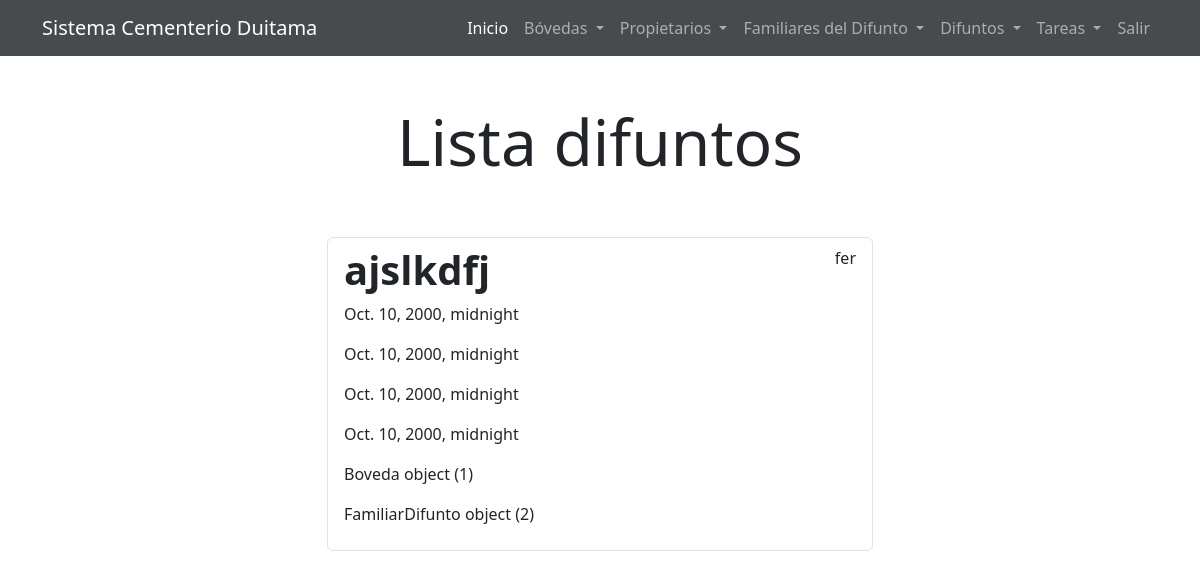
/difunto/ (signed in), run on an earlier commit of the app's database.
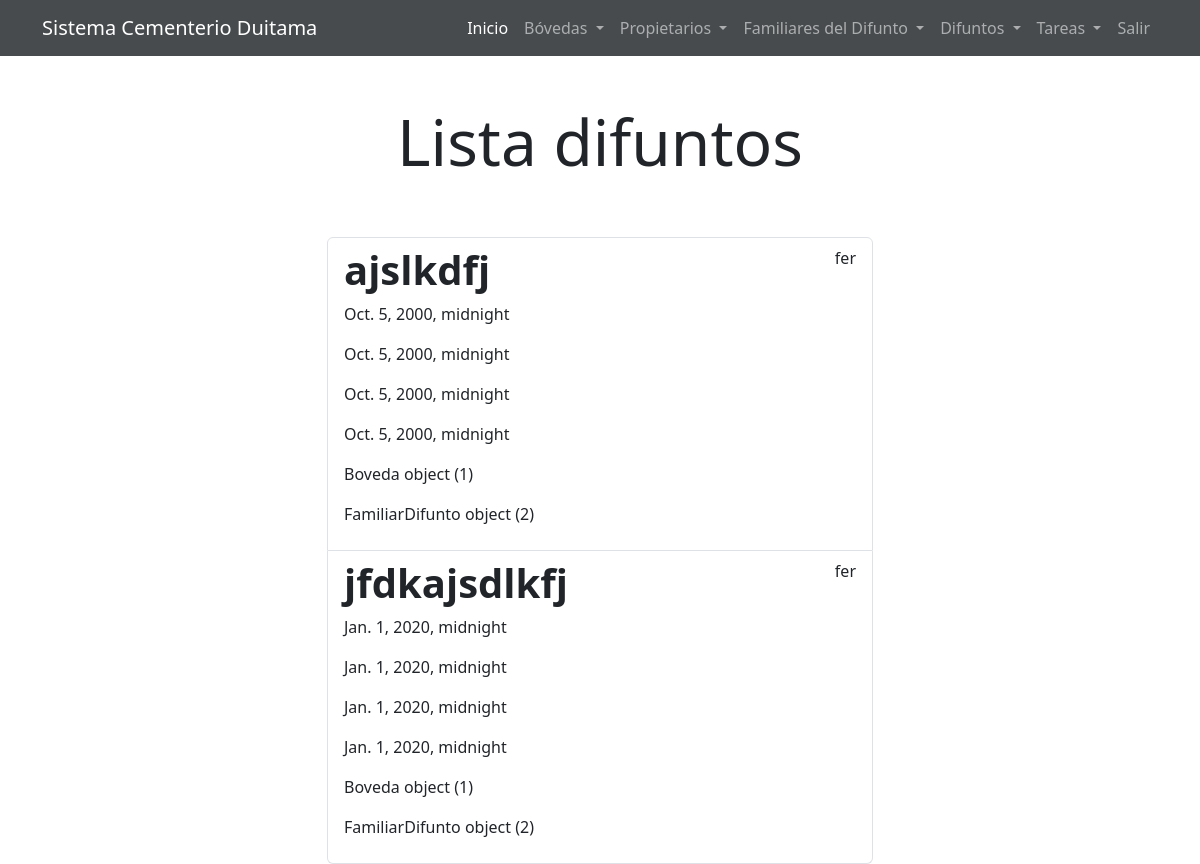
And on a later commit of the database.
### tasks/models.py (models this page shows)
class Difunto(models.Model):
    nombresCompletos = models.CharField(max_length=100)
    fechaNacimiento = models.DateTimeField()
    fechaDefuncion = models.DateTimeField()
    fechaDejoEnBoveda = models.DateTimeField()
    fechaFinAlquiler = models.DateTimeField(null=True, blank=True)
    idBoveda = models.ForeignKey(Boveda, on_delete=models.CASCADE)
    idFamiliar = models.ForeignKey(FamiliarDifunto, on_delete=models.CASCADE)
    user = models.ForeignKey(User, on_delete=models.CASCADE)

class Boveda(models.Model):
    ubicacion = models.CharField(max_length=100)
    estado = models.CharField(max_length=100)
    idPropietario = models.ForeignKey(Propietario, on_delete=models.CASCADE)
    user = models.ForeignKey(
        User, on_delete=models.CASCADE, null=True, blank=True)

class FamiliarDifunto(models.Model):
    nombresCompletos = models.CharField(max_length=100)
    telefono = models.CharField(max_length=100)
    telefonoAuxiliar = models.CharField(max_length=100, blank=True)
    direccion = models.CharField(max_length=100)
    ciudad = models.CharField(max_length=100)
    user = models.ForeignKey(User, on_delete=models.CASCADE)

### tasks/views.py (the view)
# urls.py: path('difunto/', views.difuntos, name='difuntos'),
@login_required
def difuntos(request):
    difuntos = Difunto.objects.filter(user=request.user)
    return render(request, 'difuntos.html', {'difuntos': difuntos})

### tasks/templates/difuntos.html
{% extends 'base.html' %}
{% block content %}
<main class="container">
    <div class="row">
        <div class="col-md-6 offset-md-3">
            <h1 class="text-center display-3 py-5">Lista difuntos</h1>
            <ul class="list-group">
                {% for difunto in difuntos%}
                <a href="{% url 'difunto_detail' difunto.id %}" class="list-group-item">
                    <header class="d-flex justify-content-between">
                        <h1 class="fw-bold">{{difunto.nombresCompletos}}</h1>
                        <p>{{difunto.user.username}}</p>
                    </header>
                    <p>{{difunto.fechaNacimiento}}</p>
                    <p>{{difunto.fechaDefuncion}}</p>
                    <p>{{difunto.fechaDejoEnBoveda}}</p>
                    <p>{{difunto.fechaFinAlquiler}}</p>
                    <p>{{difunto.idBoveda}}</p>
                    <p>{{difunto.idFamiliar}}</p>
                </a>
                {% endfor %}
            </ul>
        </div>
    </div>
</main>
{% endblock %}

### tasks/templates/base.html (shortened to what this page needs)
<!DOCTYPE html>
<html lang="en">
<head>
    <link href="https://cdn.jsdelivr.net/npm/bootstrap@5.3.0-alpha3/dist/css/bootstrap.min.css" rel="stylesheet">
    <link href="https://getbootstrap.com/docs/5.3/assets/css/docs.css" rel="stylesheet">
</head>
<body>
    <nav style="background-color: #474b4e;" class="navbar navbar-expand-lg navbar-dark">
        <div class="container">
            <a class="navbar-brand" href="/">Sistema Cementerio Duitama</a>
            <div class="collapse navbar-collapse" id="navbarNavDropdown">
                <ul class="navbar-nav ms-auto">
                    <li class="nav-item">
                        <a href="/" class="nav-link active">Inicio</a>
                    </li>
                    {% if user.is_authenticated %}
                    <li class="nav-item dropdown">
                        <a class="nav-link dropdown-toggle" href="#" role="button" data-bs-toggle="dropdown"
                            aria-expanded="false">
                            Bóvedas
                        </a>
                    </li>
                    <li class="nav-item dropdown">
                        <a class="nav-link dropdown-toggle" href="#" role="button" data-bs-toggle="dropdown"
                            aria-expanded="false">
                            Propietarios
                        </a>
                    </li>
                    <li class="nav-item dropdown">
                        <a class="nav-link dropdown-toggle" href="#" role="button" data-bs-toggle="dropdown"
                            aria-expanded="false">
                            Familiares del Difunto
                        </a>
                    </li>
                    <li class="nav-item dropdown">
                        <a class="nav-link dropdown-toggle" href="#" role="button" data-bs-toggle="dropdown"
                            aria-expanded="false">
                            Difuntos
                        </a>
                    </li>
                    <li class="nav-item dropdown">
                        <a class="nav-link dropdown-toggle" href="#" role="button" data-bs-toggle="dropdown"
                            aria-expanded="false">
                            Tareas
                        </a>
                    </li>
                    <li class="nav-item">
                        <a href="/logout" class="nav-link">Salir</a>
                    </li>
                    {% endif %}
                </ul>
            </div>
        </div>
    </nav>
    {% block content %}
    {% endblock %}
</body>
</html>

What changed in the data, as far as the page shows it:
changed Difunto "ajslkdfj": fechaNacimiento "Oct. 10, 2000, midnight" → "Oct. 5, 2000, midnight"; fechaDefuncion "Oct. 10, 2000, midnight" → "Oct. 5, 2000, midnight"; fechaDejoEnBoveda "Oct. 10, 2000, midnight" → "Oct. 5, 2000, midnight"; fechaFinAlquiler "Oct. 10, 2000, midnight" → "Oct. 5, 2000, midnight"
added Difunto: nombresCompletos "jfdkajsdlkfj", user.username "fer", fechaNacimiento "Jan. 1, 2020, midnight", fechaDefuncion "Jan. 1, 2020, midnight", fechaDejoEnBoveda "Jan. 1, 2020, midnight", fechaFinAlquiler "Jan. 1, 2020, midnight", idBoveda "Boveda object (1)", idFamiliar "FamiliarDifunto object (2)"
